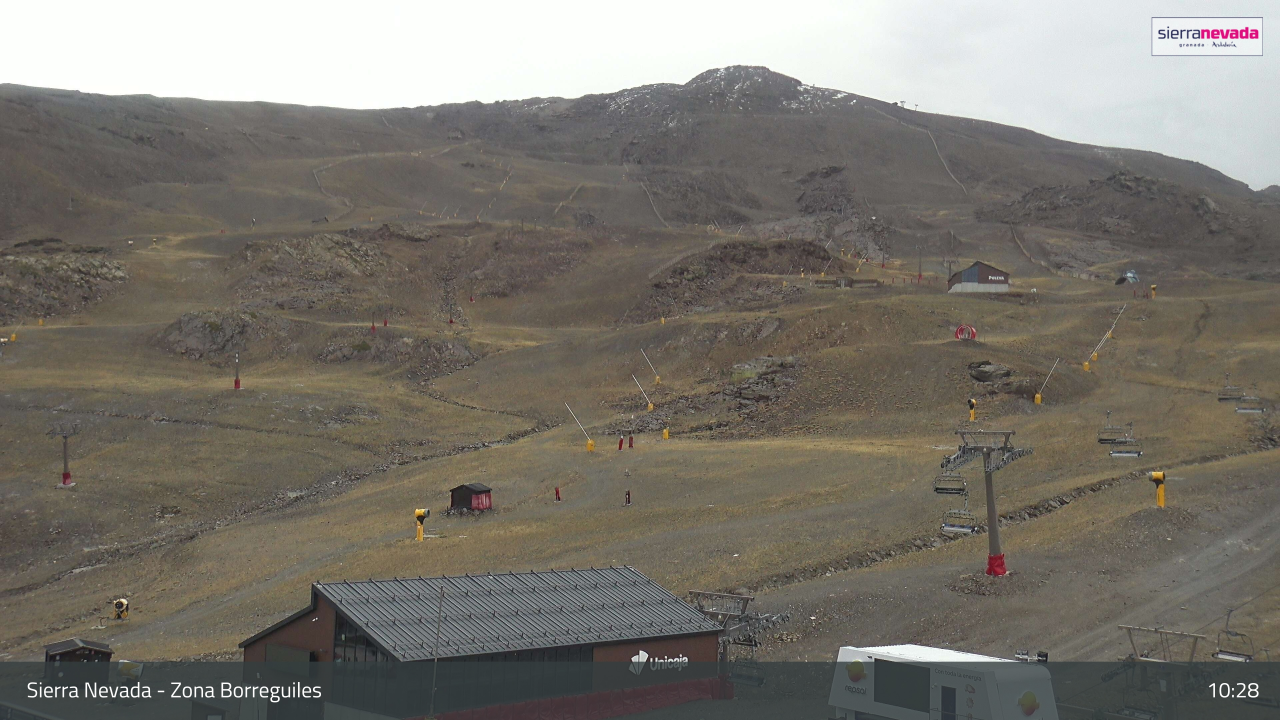
#> input picture images/borreguiles/borreguiles_251113_102800.jpg, 3840 x 2160 px, given in place of i, which was not available (shown at 1/3 size)
$ python -i feratel_pano_grabber.py   (imports and definitions only)
#> lines starting #> are read from the running program, lines starting #| are printed output that depends on the picture
#!/usr/bin/env python3
"""
feratel_pano_grabber.py
Capture Feratel's 360° panorama and stitch into one wide image.

Usage:
  python feratel_pano_grabber.py [URL] [OUTPUT_DIR] [DURATION_SEC] [FPS]

Defaults:
  URL           = https://webtv.feratel.com/webtv/?cam=15111
  OUTPUT_DIR    = ./images
  DURATION_SEC  = 75   (only used if DRAG_MODE=0 and AUTO_SCAN=0)
  FPS           = 2.0  (only used if DRAG_MODE=0 and AUTO_SCAN=0)

Environment (tuned for CI):
  # Capture strategy
  HEADLESS=1|0           (default 1)
  AUTO_SCAN=1|0          (default 1)   -> measure pan period and capture evenly over one rotation
  DRAG_MODE=1|0          (default 1)   -> fallback to mouse drag steps if auto-scan fails
  TARGET_FRAMES=16       (default 16)  -> evenly spaced frames across one full sweep
  DEVICE_SCALE=2         (2..3)        -> sharpness of element screenshots

  # Drag settings (fallback)
  DRAG_STEPS=96          (used only if DRAG_MODE path runs)
  DRAG_PX=22
  DRAG_PAUSE_MS=150

  # Frame output / size control
  SAVE_FORMAT=jpg        (jpg|png; jpg recommended)
  JPEG_QUALITY=88        (for jpg)
  MAX_HEIGHT=720         (downscale height before saving)
  CROP_TOP_PCT=0.08      (remove overlays; percentages of img height)
  CROP_BOTTOM_PCT=0.92
  CROP_LEFT_PCT=0.03
  CROP_RIGHT_PCT=0.97

  # Stitching limits
  MAX_FRAMES=16          (frames actually used for stitching)
  STITCH_TIMEOUT_SEC=90  (time budget; falls back to mosaic if exceeded)
  NUM_THREADS=1          (OpenCV threads)

  # Split workflow (optional)
  CAPTURE_ONLY=0         (1=only capture)
  STITCH_ONLY=0          (1=only stitch)
  FRAMES_DIR=""          (used when STITCH_ONLY=1)

Notes:
  - Uses normal element screenshots via Playwright (no DRM bypass).
  - Please respect the website's Terms of Use.
"""
import os, sys, time, glob
from datetime import datetime

import numpy as np
import cv2
from playwright.sync_api import sync_playwright

DEFAULT_URL = "https://webtv.feratel.com/webtv/?cam=15111"

# ---------------------------- helpers ----------------------------
def log(*a): print("[feratel-pano]", *a, flush=True)

def getenv_bool(n, d):
    v = os.environ.get(n)
    return d if v is None else (str(v).lower() not in ("0","false","no","off",""))

# [23 lines left out: functions getenv_int, getenv_float, pick_subset, phash_from_bytes, not called in this run]

def hamming(a, b):
    if a is None or b is None: return 1e9
    return int(np.count_nonzero(a != b))

# [159 lines left out: functions safe_click_text, try_selectors, accept_cookies, enter_panorama, hide_ui, mark_capture_element and 6 more, not called in this run]

# ------------------------ stitching strategies ------------------------
def try_opencv_stitcher(imgs, mode):
    stitcher = cv2.Stitcher_create(mode)
    try:
        if hasattr(cv2, "detail") and hasattr(cv2.detail, "createWarperByName"):
            warper = cv2.detail.createWarperByName('cylindrical')
            if hasattr(stitcher, "setWarper"): stitcher.setWarper(warper)
        if hasattr(stitcher, "setPanoConfidenceThresh"):
            stitcher.setPanoConfidenceThresh(0.6)
    except Exception:
        pass
    return stitcher.stitch(imgs)  # -> (status, pano)

# [62 lines left out: functions _create_feature_and_norm, sequential_feature_stitch, strip_mosaic_fallback, not called in this run]

def stitch_with_budget(paths, out_path, max_h=720, budget_sec=90):
#> called with out_path = 'out.png', max_h = 720, budget_sec = 90
    start = time.time()
    imgs=[]
    for p in paths:
        im=cv2.imread(p)
#> im is the input picture: shape (2160, 3840, 3); mean B, G, R 110.2, 118, 121.9
        if im is None: continue
        if im.shape[0] > max_h:
            sc=max_h/im.shape[0]
#> sc = 0.333
            im=cv2.resize(im,(int(im.shape[1]*sc),max_h), interpolation=cv2.INTER_AREA)
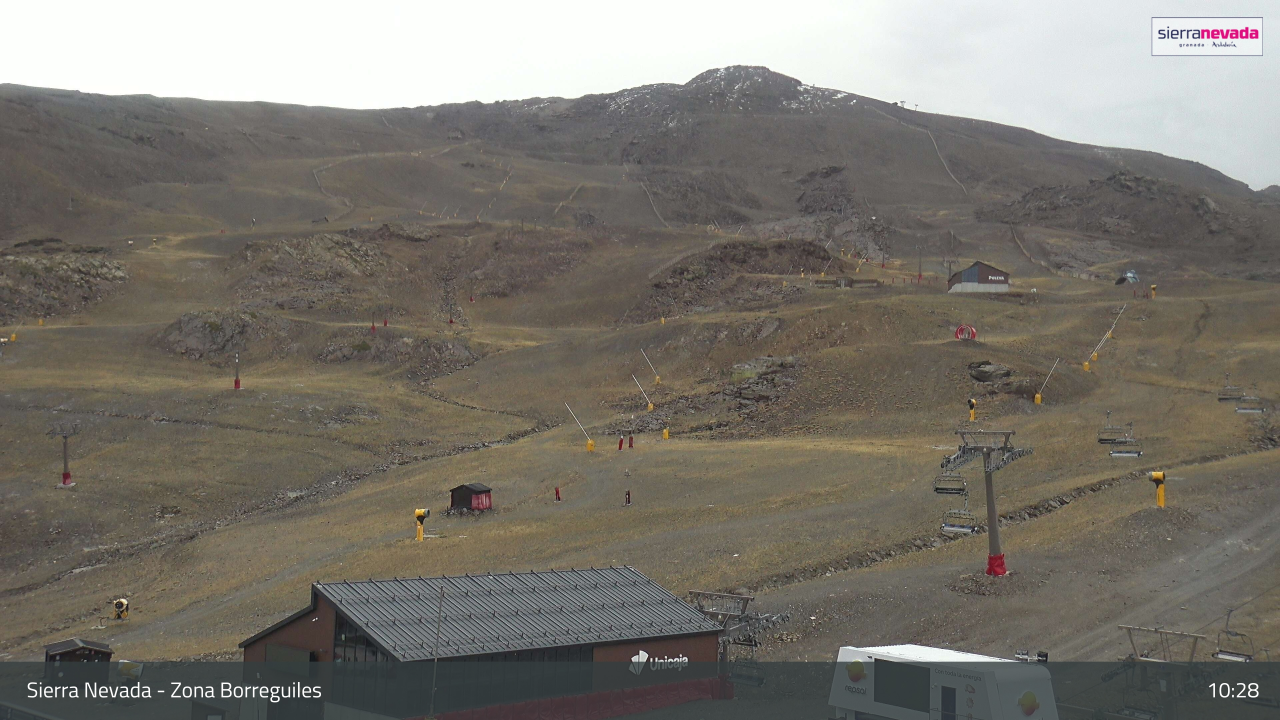
#> im: shape (720, 1280, 3); mean B, G, R 110.2, 118, 121.9
        imgs.append(im)
#> pass 2 of the loop in stitch_with_budget, `for p in paths:`:
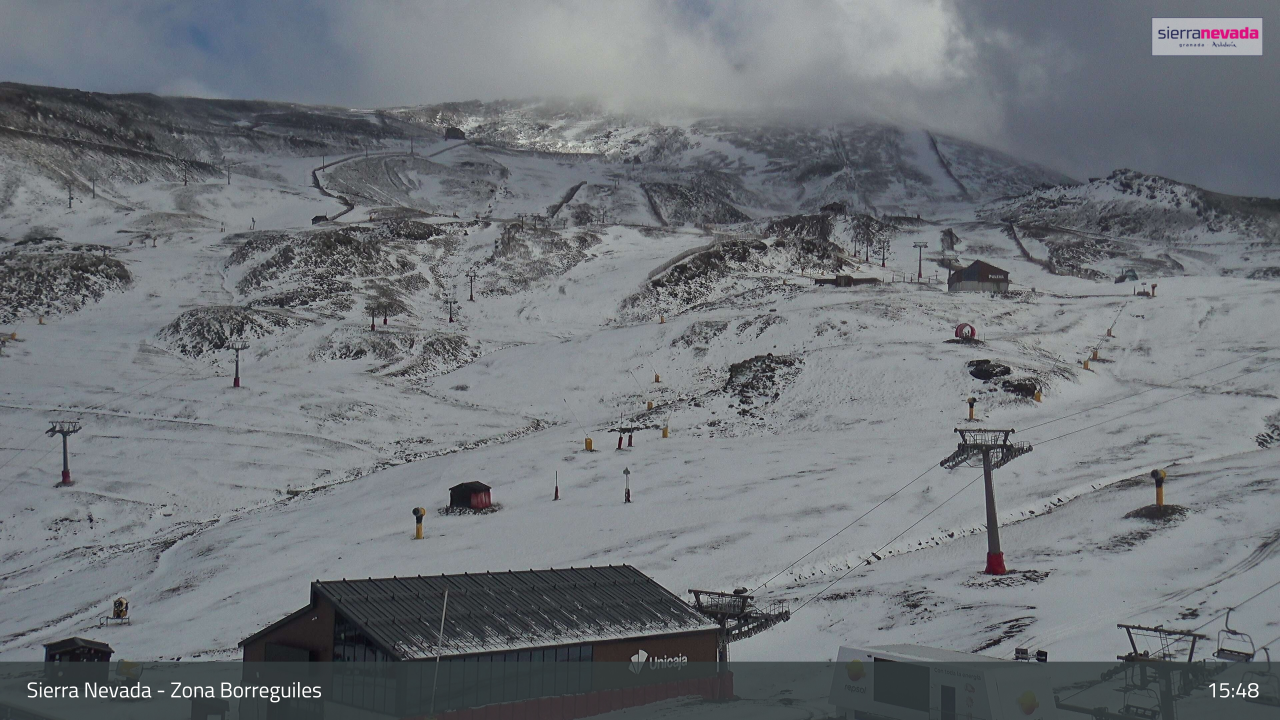
#> input picture images/borreguiles/borreguiles_251114_154800.jpg, 3840 x 2160 px, given in place of m, which was not available (shown at 1/3 size)
#> in stitch_with_budget, im is the input picture: shape (2160, 3840, 3); mean B, G, R 121.2, 116.3, 111.7
#> in stitch_with_budget, `im=cv2.resize(im,(int(im.shape[1]*sc),max_h), interpolation=cv2.INTER_..`:
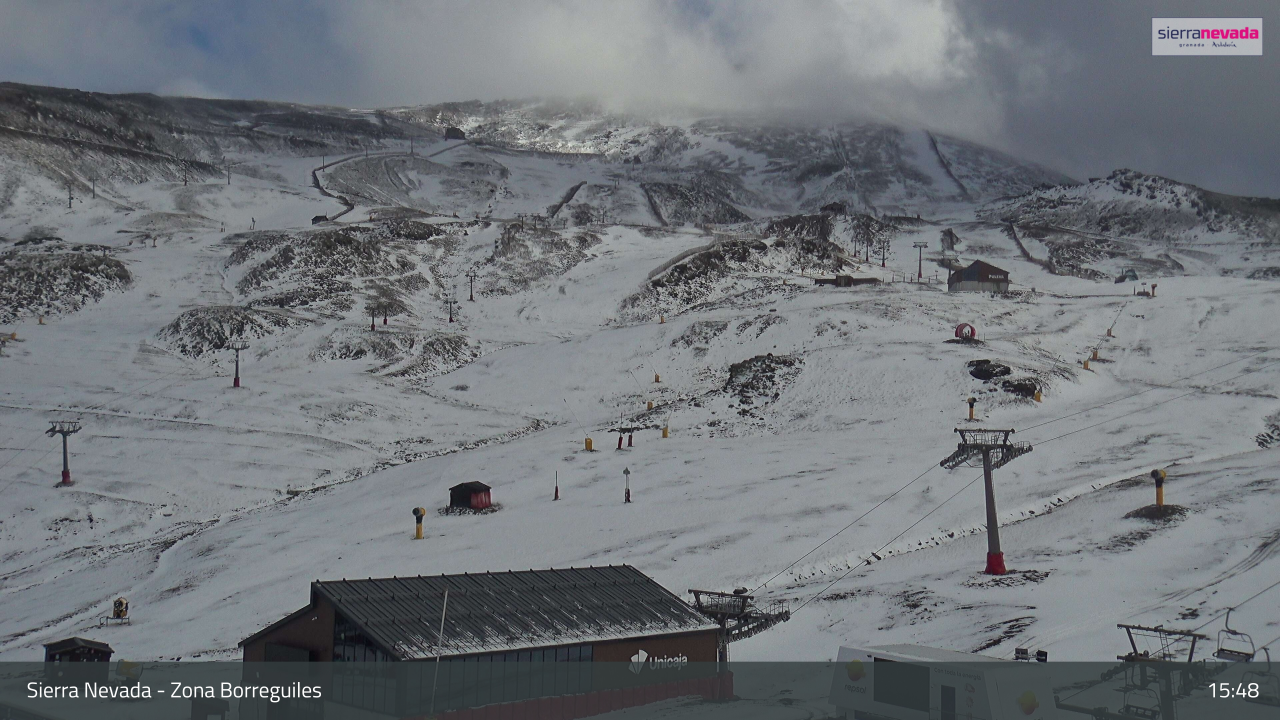
#> im: shape (720, 1280, 3); mean B, G, R 121.2, 116.3, 111.7
    if len(imgs)<2:
        fb=strip_mosaic_fallback(imgs,0.28)
        if fb is not None: cv2.imwrite(out_path, fb)
        return

    log(f"Stitching {len(imgs)} frames (budget {budget_sec}s)...")
    status, pano = try_opencv_stitcher(imgs, cv2.Stitcher_PANORAMA)
    if status == cv2.Stitcher_OK: cv2.imwrite(out_path,pano); return
    if time.time()-start > budget_sec: fb=strip_mosaic_fallback(imgs,0.28); cv2.imwrite(out_path,fb); return

    status, pano = try_opencv_stitcher(imgs, cv2.Stitcher_SCANS)
    if status == cv2.Stitcher_OK: cv2.imwrite(out_path,pano); return
    if time.time()-start > budget_sec: fb=strip_mosaic_fallback(imgs,0.28); cv2.imwrite(out_path,fb); return

    pano = sequential_feature_stitch(imgs)
    if pano is not None: cv2.imwrite(out_path,pano); return

    fb = strip_mosaic_fallback(imgs,0.28)
    if fb is not None: cv2.imwrite(out_path, fb)

# ------------------------------ main ---------------------------------
# [111 lines left out: function main, not called in this run]

# [2 lines not run here, left out]

>>> result = stitch_with_budget('images/borreguiles/borreguiles_251113_102800.jpg', 'out.png')
